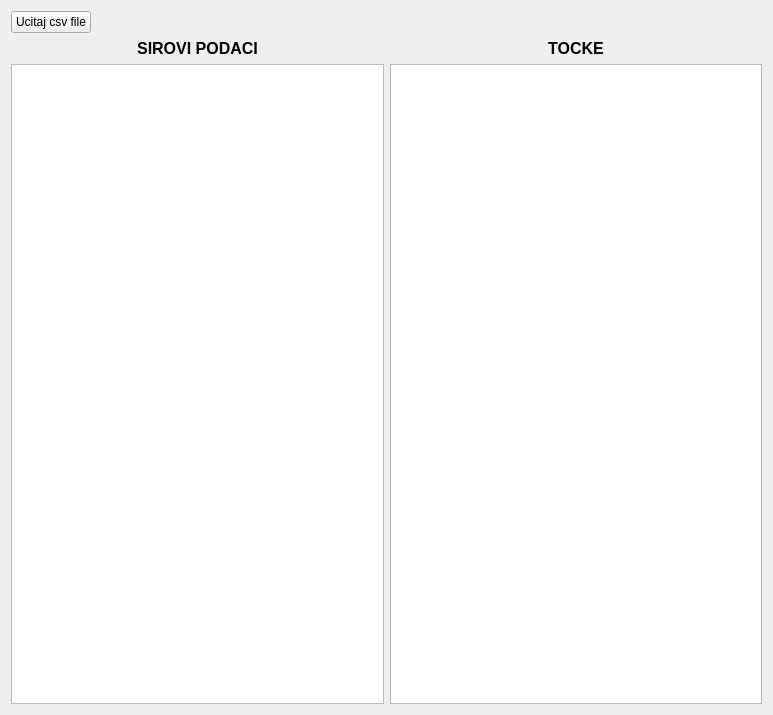
<?xml version="1.0" encoding="UTF-8"?>
<ui version="4.0">
 <class>Form</class>
 <widget class="QWidget" name="Form">
  <property name="geometry">
   <rect>
    <x>0</x>
    <y>0</y>
    <width>773</width>
    <height>715</height>
   </rect>
  </property>
  <property name="windowTitle">
   <string>Form</string>
  </property>
  <layout class="QVBoxLayout" name="verticalLayout_3">
   <item>
    <layout class="QHBoxLayout" name="horizontalLayout">
     <item>
      <widget class="QPushButton" name="buttonReadCSV">
       <property name="text">
        <string>Ucitaj csv file</string>
       </property>
      </widget>
     </item>
     <item>
      <spacer name="horizontalSpacer">
       <property name="orientation">
        <enum>Qt::Horizontal</enum>
       </property>
       <property name="sizeHint" stdset="0">
        <size>
         <width>40</width>
         <height>20</height>
        </size>
       </property>
      </spacer>
     </item>
    </layout>
   </item>
   <item>
    <layout class="QHBoxLayout" name="horizontalLayout_2">
     <item>
      <layout class="QVBoxLayout" name="verticalLayout">
       <item>
        <widget class="QLabel" name="label">
         <property name="font">
          <font>
           <pointsize>12</pointsize>
           <weight>75</weight>
           <bold>true</bold>
          </font>
         </property>
         <property name="text">
          <string>SIROVI PODACI</string>
         </property>
         <property name="alignment">
          <set>Qt::AlignCenter</set>
         </property>
         <property name="wordWrap">
          <bool>true</bool>
         </property>
        </widget>
       </item>
       <item>
        <widget class="QTableView" name="tableViewSirovi"/>
       </item>
      </layout>
     </item>
     <item>
      <layout class="QVBoxLayout" name="verticalLayout_2">
       <item>
        <widget class="QLabel" name="label_6">
         <property name="font">
          <font>
           <pointsize>12</pointsize>
           <weight>75</weight>
           <bold>true</bold>
          </font>
         </property>
         <property name="text">
          <string>TOCKE</string>
         </property>
         <property name="alignment">
          <set>Qt::AlignCenter</set>
         </property>
         <property name="wordWrap">
          <bool>true</bool>
         </property>
        </widget>
       </item>
       <item>
        <widget class="QTableView" name="tableViewTocke"/>
       </item>
      </layout>
     </item>
    </layout>
   </item>
  </layout>
 </widget>
 <resources/>
 <connections/>
</ui>
